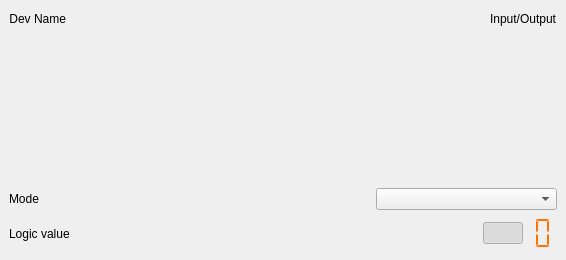
<?xml version="1.0" encoding="UTF-8"?>
<ui version="4.0">
 <class>DioDigitalChannel</class>
 <widget class="QWidget" name="DioDigitalChannel">
  <property name="geometry">
   <rect>
    <x>0</x>
    <y>0</y>
    <width>566</width>
    <height>260</height>
   </rect>
  </property>
  <property name="sizePolicy">
   <sizepolicy hsizetype="Preferred" vsizetype="Preferred">
    <horstretch>10</horstretch>
    <verstretch>10</verstretch>
   </sizepolicy>
  </property>
  <property name="minimumSize">
   <size>
    <width>0</width>
    <height>50</height>
   </size>
  </property>
  <property name="windowTitle">
   <string>Form</string>
  </property>
  <property name="styleSheet">
   <string notr="true"/>
  </property>
  <layout class="QVBoxLayout" name="verticalLayout_2" stretch="0">
   <property name="spacing">
    <number>0</number>
   </property>
   <property name="leftMargin">
    <number>0</number>
   </property>
   <property name="topMargin">
    <number>0</number>
   </property>
   <property name="rightMargin">
    <number>0</number>
   </property>
   <property name="bottomMargin">
    <number>0</number>
   </property>
   <item>
    <widget class="QFrame" name="channelControlFrame">
     <property name="styleSheet">
      <string notr="true"/>
     </property>
     <layout class="QVBoxLayout" name="verticalLayout" stretch="1,10,2,2">
      <property name="spacing">
       <number>6</number>
      </property>
      <property name="leftMargin">
       <number>9</number>
      </property>
      <property name="topMargin">
       <number>9</number>
      </property>
      <property name="rightMargin">
       <number>9</number>
      </property>
      <property name="bottomMargin">
       <number>9</number>
      </property>
      <item>
       <layout class="QHBoxLayout" name="horizontalLayout">
        <item>
         <widget class="QLabel" name="m_channelName">
          <property name="layoutDirection">
           <enum>Qt::RightToLeft</enum>
          </property>
          <property name="text">
           <string>Dev Name</string>
          </property>
          <property name="alignment">
           <set>Qt::AlignRight|Qt::AlignTrailing|Qt::AlignVCenter</set>
          </property>
         </widget>
        </item>
        <item>
         <spacer name="horizontalSpacer_3">
          <property name="orientation">
           <enum>Qt::Horizontal</enum>
          </property>
          <property name="sizeHint" stdset="0">
           <size>
            <width>40</width>
            <height>20</height>
           </size>
          </property>
         </spacer>
        </item>
        <item>
         <widget class="QLabel" name="m_channelType">
          <property name="text">
           <string>Input/Output</string>
          </property>
         </widget>
        </item>
       </layout>
      </item>
      <item>
       <widget class="scopy::Sismograph" name="sismograph">
        <property name="sizePolicy">
         <sizepolicy hsizetype="Preferred" vsizetype="Preferred">
          <horstretch>0</horstretch>
          <verstretch>0</verstretch>
         </sizepolicy>
        </property>
        <property name="frameShape">
         <enum>QFrame::NoFrame</enum>
        </property>
       </widget>
      </item>
      <item>
       <layout class="QHBoxLayout" name="modeLayout" stretch="1,5,3">
        <item>
         <widget class="QLabel" name="modeLabel">
          <property name="text">
           <string>Mode</string>
          </property>
         </widget>
        </item>
        <item>
         <spacer name="horizontalSpacer">
          <property name="orientation">
           <enum>Qt::Horizontal</enum>
          </property>
          <property name="sizeHint" stdset="0">
           <size>
            <width>40</width>
            <height>20</height>
           </size>
          </property>
         </spacer>
        </item>
        <item>
         <widget class="QComboBox" name="configModes">
          <property name="sizePolicy">
           <sizepolicy hsizetype="Minimum" vsizetype="Fixed">
            <horstretch>170</horstretch>
            <verstretch>0</verstretch>
           </sizepolicy>
          </property>
         </widget>
        </item>
       </layout>
      </item>
      <item>
       <layout class="QHBoxLayout" name="horizontalLayout_5" stretch="1,25,2,1">
        <item>
         <widget class="QLabel" name="valueLabel">
          <property name="text">
           <string>Logic value</string>
          </property>
         </widget>
        </item>
        <item>
         <spacer name="horizontalSpacer_2">
          <property name="orientation">
           <enum>Qt::Horizontal</enum>
          </property>
          <property name="sizeHint" stdset="0">
           <size>
            <width>40</width>
            <height>20</height>
           </size>
          </property>
         </spacer>
        </item>
        <item>
         <widget class="scopy::CustomSwitch" name="customSwitch">
          <property name="sizePolicy">
           <sizepolicy hsizetype="Minimum" vsizetype="Fixed">
            <horstretch>170</horstretch>
            <verstretch>0</verstretch>
           </sizepolicy>
          </property>
          <property name="checkable">
           <bool>true</bool>
          </property>
          <property name="checked">
           <bool>true</bool>
          </property>
         </widget>
        </item>
        <item>
         <widget class="scopy::LcdNumber" name="lcdNumber">
          <property name="sizePolicy">
           <sizepolicy hsizetype="Minimum" vsizetype="Fixed">
            <horstretch>0</horstretch>
            <verstretch>0</verstretch>
           </sizepolicy>
          </property>
          <property name="minimumSize">
           <size>
            <width>0</width>
            <height>35</height>
           </size>
          </property>
          <property name="styleSheet">
           <string notr="true">QLCDNumber { color: #ff7200; }</string>
          </property>
          <property name="frameShape">
           <enum>QFrame::NoFrame</enum>
          </property>
          <property name="digitCount">
           <number>1</number>
          </property>
          <property name="segmentStyle">
           <enum>QLCDNumber::Flat</enum>
          </property>
          <property name="value" stdset="0">
           <double>0.000000000000000</double>
          </property>
          <property name="intValue" stdset="0">
           <number>0</number>
          </property>
         </widget>
        </item>
       </layout>
      </item>
     </layout>
    </widget>
   </item>
  </layout>
 </widget>
 <customwidgets>
  <customwidget>
   <class>scopy::CustomSwitch</class>
   <extends>QPushButton</extends>
   <header>gui/customSwitch.h</header>
  </customwidget>
  <customwidget>
   <class>scopy::LcdNumber</class>
   <extends>QLCDNumber</extends>
   <header>lcdNumber.hpp</header>
  </customwidget>
  <customwidget>
   <class>scopy::Sismograph</class>
   <extends>QFrame</extends>
   <header>sismograph.hpp</header>
   <container>1</container>
  </customwidget>
 </customwidgets>
 <resources/>
 <connections/>
</ui>
